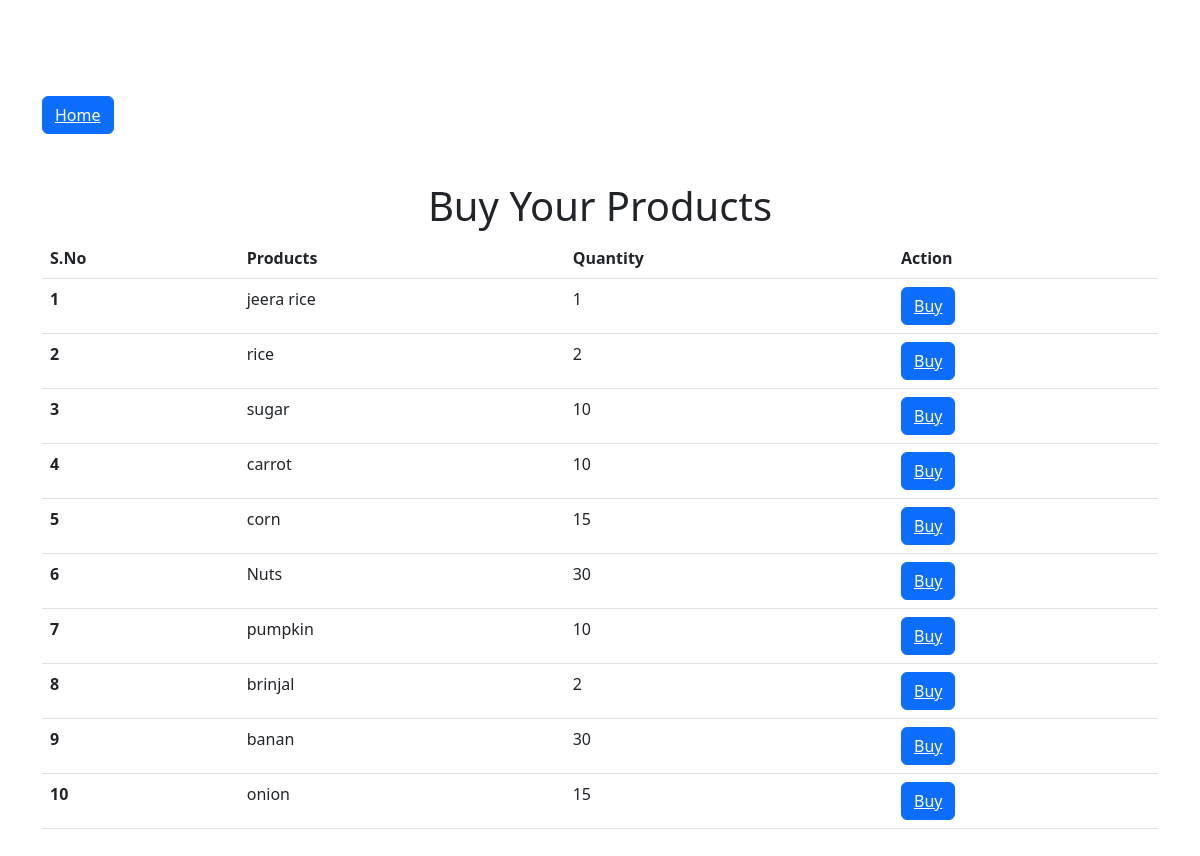
Screenshot of /display.php with the database file from the repository.
### tables this page shows
CREATE TABLE `products` (
  `pid` int(11) NOT NULL,
  `pname` varchar(100) NOT NULL,
  `qty` int(11) NOT NULL
);

### display.php (the view, shortened to what this page needs)
<?php
include "config.php";
?>
<!DOCTYPE html>
<html lang="en">
<head>
    <link rel="stylesheet" href="https://cdn.jsdelivr.net/npm/bootstrap@5.2.3/dist/css/bootstrap.min.css" >
</head>
<body>
  <div class="container my-5">
<button class="btn btn-primary my-5"><a href="home.php" class="text-white">Home</a></button>
    <h1 class="text-center">Buy Your Products</h1>
  <table class="table">
  <thead>
    <tr>
      <th scope="col">S.No</th>
      <th scope="col">Products</th>
      <th scope="col">Quantity</th>
      <th scope="col">Action</th>
    </tr>
  </thead>
  <tbody>
    <?php
    $sql = "SELECT * FROM `products`";
    $result = mysqli_query($con,$sql);
   $count=1;
    if($result){
        While($row = mysqli_fetch_assoc($result)){
            $id=$row['pid'];
            $pname=$row['pname'];
            $qty=$row['qty'];
           echo" <tr>
                <th>$count</th>
                <td>$pname</td>
                <td>$qty</td>
                    <td><button class='btn btn-primary'><a class='text-white' href='buy.php?buyid=$id'>Buy</a>
      </button></td>
          </tr>";
          $count=$count+1;
        }
    }
    ?>
  </tbody>
</table>
  </div>
</body>
</html>

### rows the page displays
products: pname "jeera rice", qty "1"
products: pname "rice", qty "2"
products: pname "sugar", qty "10"
products: pname "carrot", qty "10"
products: pname "corn", qty "15"
products: pname "Nuts", qty "30"
products: pname "pumpkin", qty "10"
products: pname "brinjal", qty "2"
products: pname "banan", qty "30"
products: pname "onion", qty "15"
